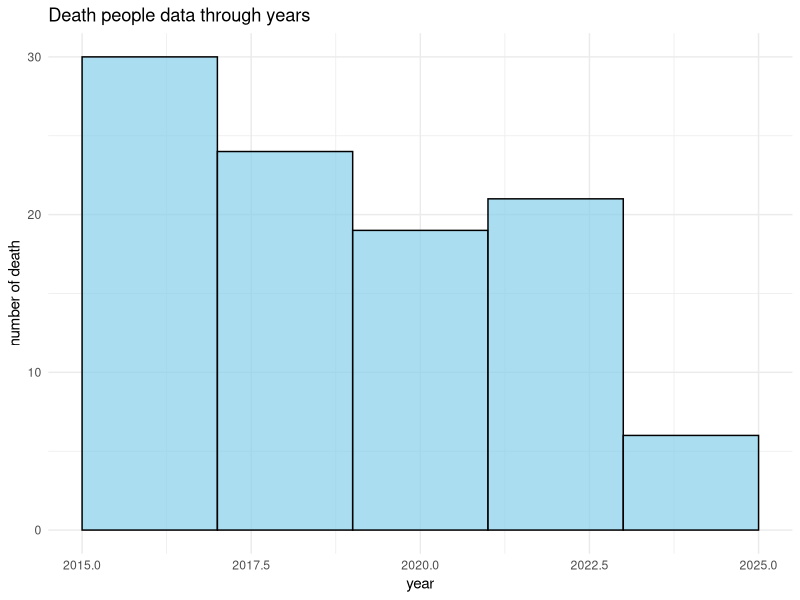

This figure's R source:
## ---- chunk 1
#| include: false
#| warning: false
#| message: false

library(tidyverse)

data <- read_csv(here::here("data/analysis_data/analysis_data.csv"))
data

## ---- chunk 2
#| label: fig-number of death
#| fig-cap: Death registered people in Toronto
#| echo: false

ggplot(data,aes(x = year)) + geom_histogram(binwidth = 2,fill= "skyblue",color = "black",alpha = 0.7) + labs(title = "Death people data through years",x="year",y="number of death")+theme_minimal()

